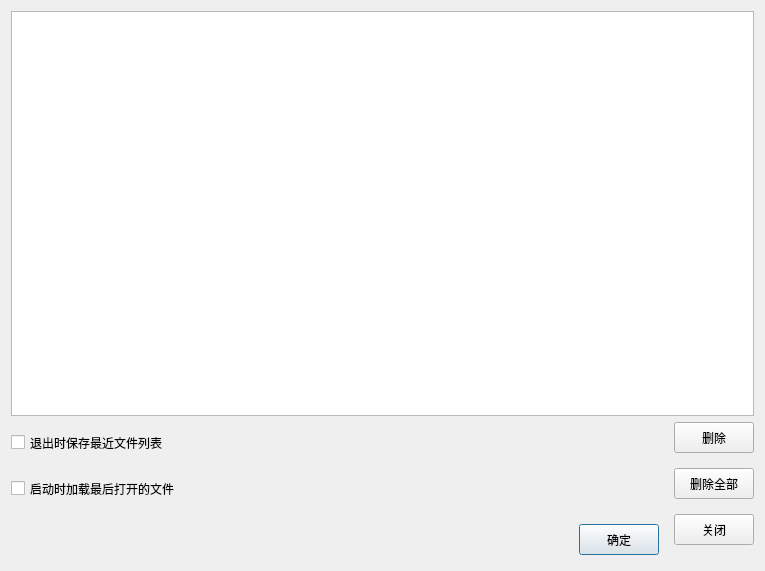
<?xml version="1.0" encoding="UTF-8"?>
<ui version="4.0">
 <class>RecentHistoryDialog</class>
 <widget class="QDialog" name="RecentHistoryDialog">
  <property name="geometry">
   <rect>
    <x>0</x>
    <y>0</y>
    <width>765</width>
    <height>571</height>
   </rect>
  </property>
  <property name="sizePolicy">
   <sizepolicy hsizetype="Expanding" vsizetype="Expanding">
    <horstretch>0</horstretch>
    <verstretch>0</verstretch>
   </sizepolicy>
  </property>
  <property name="minimumSize">
   <size>
    <width>765</width>
    <height>571</height>
   </size>
  </property>
  <property name="windowTitle">
   <string>最近历史</string>
  </property>
  <layout class="QHBoxLayout" name="horizontalLayout_4">
   <item>
    <layout class="QVBoxLayout" name="verticalLayout_4">
     <item>
      <widget class="QListWidget" name="listWidgetRecentFile"/>
     </item>
     <item>
      <layout class="QHBoxLayout" name="horizontalLayout_3">
       <property name="spacing">
        <number>15</number>
       </property>
       <item>
        <layout class="QVBoxLayout" name="verticalLayout_2">
         <item>
          <layout class="QHBoxLayout" name="horizontalLayout_2">
           <item>
            <layout class="QVBoxLayout" name="verticalLayout">
             <item>
              <widget class="QCheckBox" name="checkBoxSaveFileList">
               <property name="minimumSize">
                <size>
                 <width>181</width>
                 <height>31</height>
                </size>
               </property>
               <property name="text">
                <string>退出时保存最近文件列表</string>
               </property>
              </widget>
             </item>
             <item>
              <widget class="QCheckBox" name="checkBoxLoadFinalFile">
               <property name="minimumSize">
                <size>
                 <width>181</width>
                 <height>31</height>
                </size>
               </property>
               <property name="text">
                <string>启动时加载最后打开的文件</string>
               </property>
              </widget>
             </item>
            </layout>
           </item>
           <item>
            <spacer name="horizontalSpacer_2">
             <property name="orientation">
              <enum>Qt::Horizontal</enum>
             </property>
             <property name="sizeHint" stdset="0">
              <size>
               <width>78</width>
               <height>20</height>
              </size>
             </property>
            </spacer>
           </item>
          </layout>
         </item>
         <item>
          <layout class="QHBoxLayout" name="horizontalLayout">
           <item>
            <spacer name="horizontalSpacer">
             <property name="orientation">
              <enum>Qt::Horizontal</enum>
             </property>
             <property name="sizeHint" stdset="0">
              <size>
               <width>168</width>
               <height>20</height>
              </size>
             </property>
            </spacer>
           </item>
           <item>
            <widget class="QPushButton" name="buttonConfirm">
             <property name="sizePolicy">
              <sizepolicy hsizetype="Fixed" vsizetype="Fixed">
               <horstretch>0</horstretch>
               <verstretch>0</verstretch>
              </sizepolicy>
             </property>
             <property name="minimumSize">
              <size>
               <width>80</width>
               <height>31</height>
              </size>
             </property>
             <property name="text">
              <string>确定</string>
             </property>
            </widget>
           </item>
          </layout>
         </item>
        </layout>
       </item>
       <item>
        <layout class="QVBoxLayout" name="verticalLayout_3">
         <property name="spacing">
          <number>15</number>
         </property>
         <property name="leftMargin">
          <number>0</number>
         </property>
         <property name="bottomMargin">
          <number>15</number>
         </property>
         <item>
          <widget class="QPushButton" name="buttonDelete">
           <property name="sizePolicy">
            <sizepolicy hsizetype="Fixed" vsizetype="Fixed">
             <horstretch>0</horstretch>
             <verstretch>0</verstretch>
            </sizepolicy>
           </property>
           <property name="minimumSize">
            <size>
             <width>80</width>
             <height>31</height>
            </size>
           </property>
           <property name="text">
            <string>删除</string>
           </property>
          </widget>
         </item>
         <item>
          <widget class="QPushButton" name="buttonDeleteAll">
           <property name="sizePolicy">
            <sizepolicy hsizetype="Fixed" vsizetype="Fixed">
             <horstretch>0</horstretch>
             <verstretch>0</verstretch>
            </sizepolicy>
           </property>
           <property name="minimumSize">
            <size>
             <width>80</width>
             <height>31</height>
            </size>
           </property>
           <property name="text">
            <string>删除全部</string>
           </property>
          </widget>
         </item>
         <item>
          <widget class="QPushButton" name="buttonClose">
           <property name="sizePolicy">
            <sizepolicy hsizetype="Fixed" vsizetype="Fixed">
             <horstretch>0</horstretch>
             <verstretch>0</verstretch>
            </sizepolicy>
           </property>
           <property name="minimumSize">
            <size>
             <width>80</width>
             <height>31</height>
            </size>
           </property>
           <property name="text">
            <string>关闭</string>
           </property>
          </widget>
         </item>
        </layout>
       </item>
      </layout>
     </item>
    </layout>
   </item>
  </layout>
 </widget>
 <resources/>
 <connections/>
</ui>
